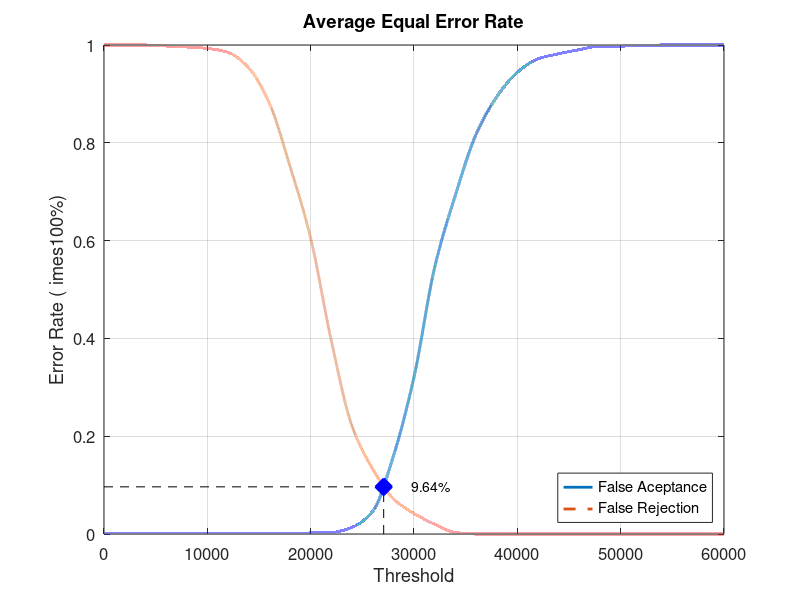
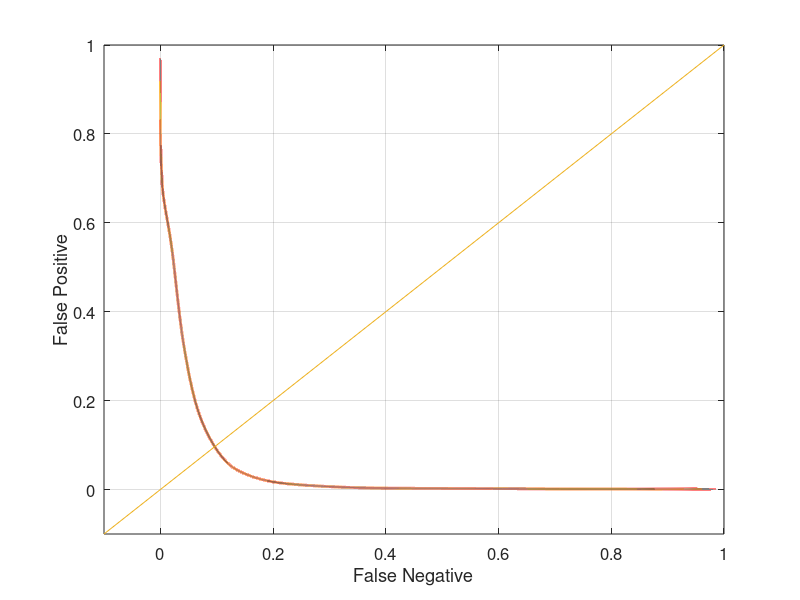

MATLAB code to generate these figures, in order:
close all;
clear;
clc;
x = 0:2000:60000;
xq = 0:0.5:60000;

y0 = [0 0.00105263 0.00105263 0.00105263 0.00105263 0.00105263 0.00105263 0.00105263 0.00105263 0.00105263 0.00210526 0.0031579 0.0136842 0.0463158 0.158947 0.321053 0.545263 0.692632 0.816842 0.893684 0.944211 0.971579 0.982105 0.990526 0.997895 0.997895 0.998947 1 1 1 1]
yy0 = interp1(x, y0, xq, 'pchip');
y1 = [1 1 1 0.998 0.996 0.993 0.985 0.953 0.881 0.752 0.605 0.395 0.221 0.133 0.072 0.042 0.02 0.003 0 0 0 0 0 0 0 0 0 0 0 0 0]
yy1 = interp1(x, y1, xq, 'pchip');

% Calculating EER: 
y2 = abs(y0 - y1);
find(y2 == min(y2))
yy2 = abs(yy0 - yy1);
xEER = find(yy2 == min(yy2));
xEERIndex = xq(xEER) % X-axis EER
yEER = yy0(xEER) % Y-axis EER

main = figure
plot(xq, yy0,'-','LineWidth', 2);	hold on
plot(xq, yy1,'--','LineWidth', 2);	hold on
plot([xEERIndex xEERIndex], [0 yEER], 'k--');	hold on
plot([0 xEERIndex], [yEER yEER], 'k--');	hold on
plot(xEERIndex, yEER, 'bx', 'LineWidth', 10);	hold on
text(xEERIndex + 10 * xEERIndex / 100, yEER, [num2str(round((10000 * yEER)) / 100) '%'])
legend('False Aceptance', 'False Rejection', 'Location', 'SouthEast')
xlabel('Threshold')
ylabel('Error Rate (	imes100%)')
title('Average Equal Error Rate')
set(gca, 'FontSize', 12)
axis([0 60000 0 1])
grid on

print(main, 'Database2AverageMain', '-dpng');
FNRxFPR = figure('Color', [1 1 1]);
plot(yy1, yy0, '-', yy1, yy0, 'LineWidth', 2);
hold on
y = -0.1:0.1:1
plot(y, y); 
set(gca, 'FontSize', 12)
xlabel('False Negative')
ylabel('False Positive')
axis([-0.1 1 -0.1 1])
set(gca, 'FontSize', 12)
grid on

print(FNRxFPR, 'Database2AverageFNRxFPR','-dpng');
